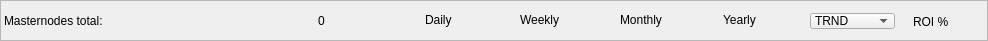
   <widget class="QFrame" name="frame_3">
    <property name="geometry">
     <rect>
      <x>15</x>
      <y>304</y>
      <width>988</width>
      <height>41</height>
     </rect>
    </property>
    <property name="minimumSize">
     <size>
      <width>988</width>
      <height>0</height>
     </size>
    </property>
    <property name="maximumSize">
     <size>
      <width>988</width>
      <height>16777215</height>
     </size>
    </property>
    <property name="frameShape">
     <enum>QFrame::StyledPanel</enum>
    </property>
    <property name="frameShadow">
     <enum>QFrame::Raised</enum>
    </property>
    <widget class="QLabel" name="label_Supply_value_4">
     <property name="geometry">
      <rect>
       <x>110</x>
       <y>110</y>
       <width>140</width>
       <height>22</height>
      </rect>
     </property>
     <property name="minimumSize">
      <size>
       <width>140</width>
       <height>22</height>
      </size>
     </property>
     <property name="maximumSize">
      <size>
       <width>140</width>
       <height>22</height>
      </size>
     </property>
     <property name="text">
      <string>0</string>
     </property>
     <property name="alignment">
      <set>Qt::AlignVCenter</set>
     </property>
    </widget>
    <widget class="QLabel" name="label_Daily">
     <property name="geometry">
      <rect>
       <x>425</x>
       <y>8</y>
       <width>47</width>
       <height>25</height>
      </rect>
     </property>
     <property name="minimumSize">
      <size>
       <width>0</width>
       <height>25</height>
      </size>
     </property>
     <property name="maximumSize">
      <size>
       <width>16777215</width>
       <height>25</height>
      </size>
     </property>
     <property name="text">
      <string>&lt;html&gt;&lt;head/&gt;&lt;body&gt;&lt;p&gt;Daily&lt;/p&gt;&lt;/body&gt;&lt;/html&gt;</string>
     </property>
    </widget>
    <widget class="QLabel" name="label_Weekly">
     <property name="geometry">
      <rect>
       <x>520</x>
       <y>8</y>
       <width>75</width>
       <height>25</height>
      </rect>
     </property>
     <property name="minimumSize">
      <size>
       <width>75</width>
       <height>25</height>
      </size>
     </property>
     <property name="maximumSize">
      <size>
       <width>75</width>
       <height>25</height>
      </size>
     </property>
     <property name="text">
      <string>&lt;html&gt;&lt;head/&gt;&lt;body&gt;&lt;p&gt;Weekly&lt;/p&gt;&lt;/body&gt;&lt;/html&gt;</string>
     </property>
    </widget>
    <widget class="QLabel" name="label_Monthly">
     <property name="geometry">
      <rect>
       <x>620</x>
       <y>8</y>
       <width>75</width>
       <height>25</height>
      </rect>
     </property>
     <property name="minimumSize">
      <size>
       <width>75</width>
       <height>25</height>
      </size>
     </property>
     <property name="maximumSize">
      <size>
       <width>75</width>
       <height>25</height>
      </size>
     </property>
     <property name="text">
      <string>&lt;html&gt;&lt;head/&gt;&lt;body&gt;&lt;p&gt;Monthly&lt;/p&gt;&lt;/body&gt;&lt;/html&gt;</string>
     </property>
    </widget>
    <widget class="QLabel" name="label_Yearly">
     <property name="geometry">
      <rect>
       <x>723</x>
       <y>8</y>
       <width>47</width>
       <height>25</height>
      </rect>
     </property>
     <property name="minimumSize">
      <size>
       <width>0</width>
       <height>25</height>
      </size>
     </property>
     <property name="maximumSize">
      <size>
       <width>16777215</width>
       <height>25</height>
      </size>
     </property>
     <property name="text">
      <string>&lt;html&gt;&lt;head/&gt;&lt;body&gt;&lt;p&gt;Yearly&lt;/p&gt;&lt;/body&gt;&lt;/html&gt;</string>
     </property>
    </widget>
    <widget class="QComboBox" name="comboBox">
     <property name="geometry">
      <rect>
       <x>810</x>
       <y>13</y>
       <width>85</width>
       <height>16</height>
      </rect>
     </property>
     <property name="minimumSize">
      <size>
       <width>85</width>
       <height>16</height>
      </size>
     </property>
     <property name="maximumSize">
      <size>
       <width>85</width>
       <height>16</height>
      </size>
     </property>
     <property name="maxVisibleItems">
      <number>10</number>
     </property>
     <item>
      <property name="text">
       <string>TRND</string>
      </property>
     </item>
     <item>
      <property name="text">
       <string>BTC</string>
      </property>
     </item>
     <item>
      <property name="text">
       <string>USD</string>
      </property>
     </item>
    </widget>
    <widget class="QLabel" name="label_10">
     <property name="geometry">
      <rect>
       <x>913</x>
       <y>9</y>
       <width>55</width>
       <height>25</height>
      </rect>
     </property>
     <property name="minimumSize">
      <size>
       <width>55</width>
       <height>25</height>
      </size>
     </property>
     <property name="maximumSize">
      <size>
       <width>55</width>
       <height>25</height>
      </size>
     </property>
     <property name="text">
      <string>ROI %</string>
     </property>
    </widget>
    <widget class="QLabel" name="labelMnTotal">
     <property name="geometry">
      <rect>
       <x>4</x>
       <y>8</y>
       <width>230</width>
       <height>25</height>
      </rect>
     </property>
     <property name="minimumSize">
      <size>
       <width>230</width>
       <height>25</height>
      </size>
     </property>
     <property name="maximumSize">
      <size>
       <width>230</width>
       <height>25</height>
      </size>
     </property>
     <property name="text">
      <string>Masternodes total:</string>
     </property>
    </widget>
    <widget class="QLabel" name="labelMnTotal_Value">
     <property name="geometry">
      <rect>
       <x>318</x>
       <y>8</y>
       <width>16</width>
       <height>25</height>
      </rect>
     </property>
     <property name="minimumSize">
      <size>
       <width>0</width>
       <height>25</height>
      </size>
     </property>
     <property name="text">
      <string>0</string>
     </property>
    </widget>
   </widget>
